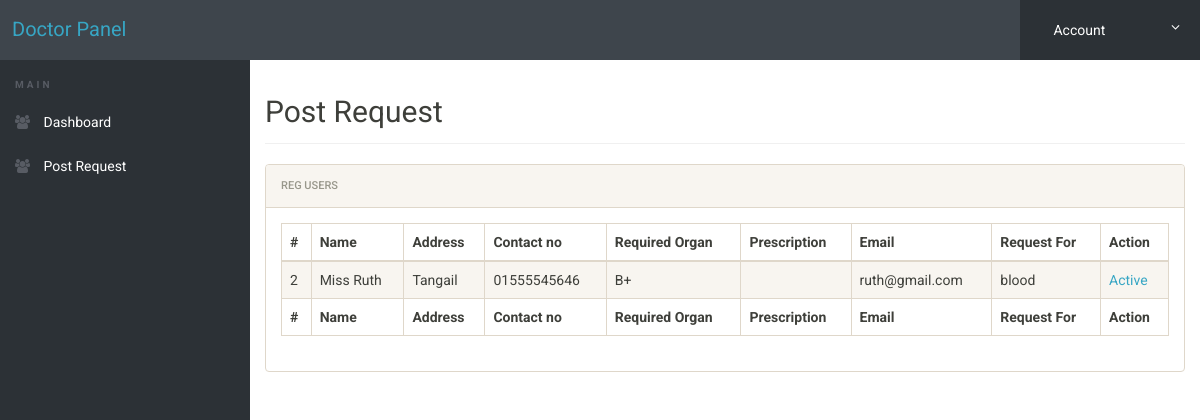
/admin/doctor-post-request.php (signed in), run on an earlier commit of the app's database.
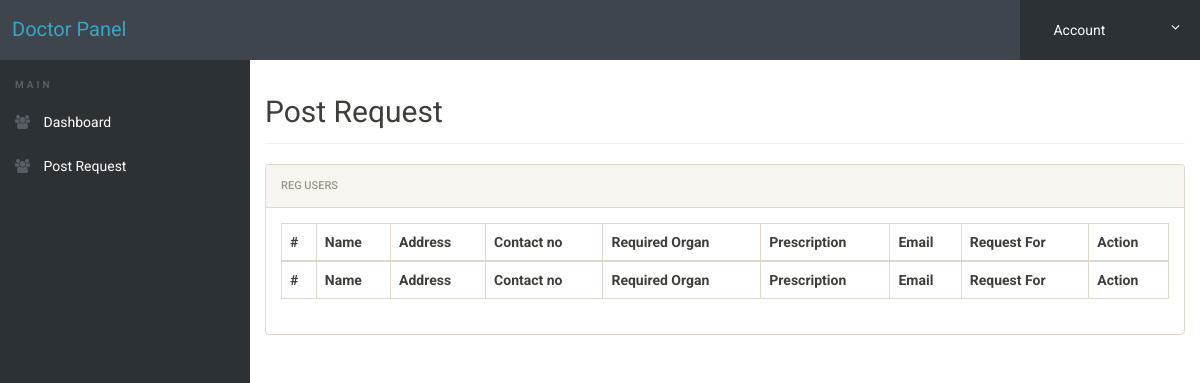
And on a later commit of the database.
### tables this page shows
CREATE TABLE IF NOT EXISTS `post_request` (
  `id` int(10) NOT NULL AUTO_INCREMENT,
  `patientName` varchar(100) NOT NULL,
  `address` varchar(255) NOT NULL,
  `phone` varchar(30) NOT NULL,
  `requiredorgan` varchar(100) NOT NULL,
  `prescription` varchar(255) NOT NULL,
  `email` varchar(30) NOT NULL,
  `donate_user` varchar(100) NOT NULL,
  `action` int(11) NOT NULL DEFAULT 0,
  PRIMARY KEY (`id`)
);

### admin/doctor-post-request.php (the view, shortened to what this page needs)
<?php
	require_once("../backend/db.php");
 ?>
<!doctype html>
<html lang="en" class="no-js">
<head>
	<link rel="stylesheet" href="css/font-awesome.min.css">
	<link rel="stylesheet" href="css/bootstrap.min.css">
	<link rel="stylesheet" href="css/dataTables.bootstrap.min.css">
	<link rel="stylesheet" href="css/bootstrap-social.css">
	<link rel="stylesheet" href="css/bootstrap-select.css">
	<link rel="stylesheet" href="css/fileinput.min.css">
	<link rel="stylesheet" href="css/awesome-bootstrap-checkbox.css">
	<link rel="stylesheet" href="css/style.css">
</head>
<body>
	<?php include('includes/doctor-header.php');?>
	<div class="ts-main-content">
		<?php include('includes/leftbar-doctor.php');?>
		<div class="content-wrapper">
			<div class="container-fluid">
				<div class="row">
					<div class="col-md-12">
						<h2 class="page-title">Post Request</h2>
						<div class="panel panel-default">
							<div class="panel-heading">Reg Users</div>
							<div class="panel-body">
								<table id="zctb" class="display table table-striped table-bordered table-hover" cellspacing="0" width="100%">
									<thead>
										<tr>
											<th>#</th>
											<th> Name</th>
											<th>Address </th>
											<th>Contact no</th>
											<th>Required Organ</th>
											<th>Prescription</th>
											<th>Email</th>
											<th>Request For</th>
											<th>Action</th>
										</tr>
									</thead>
									<tfoot>
										<tr>
											<th>#</th>
											<th> Name</th>
											<th>Address </th>
											<th>Contact no</th>
											<th>Required Organ</th>
											<th>Prescription</th>
											<th>Email</th>
											<th>Request For</th>
											<th>Action</th>
										</tr>
									</tfoot>
									<tbody>
<?php
    $query = "SELECT * FROM post_request";
	$result= mysqli_query($connect, $query);
foreach($result as $data)
{
?>
										<tr>
											<td> <?php echo $data['id']?></td>
											<td><?php echo $data['patientName']?></td>
											<td><?php echo $data['address']?></td>
											<td><?php echo $data['phone']?></td>
											<td><?php echo $data['requiredorgan']?></td>
											<td><a target="_blank" href="../prescription_photo/<? echo $data['prescription']?>"><img class='urprescription' src="../prescription_photo/<? echo $data['prescription']?>" alt=""></a></td>
											<td><?php echo $data['email']?></td>
											<td><?php echo $data['donate_user']?></td>
											<td>
											<?php
$id = $data['id'];
											if($data['action'] == 1):
											?>	<a href="doctor-post-request.php?eid=<?php echo $id?>">Active</a>
											<?php else:?>
											 <a href="doctor-post-request.php?aeid=<?php echo $id?>">Inactive</a></td>
											<?php endif;?>
										</tr>
<?php }?>
									</tbody>
								</table>
							</div>
						</div>
					</div>
				</div>
			</div>
		</div>
	</div>
</body>
</html>

What changed in the data, as far as the page shows it:
removed post_request: id "2", patientName "Miss Ruth", address "Tangail", phone "01555545646", requiredorgan "B+", email "ruth@gmail.com", donate_user "blood"
